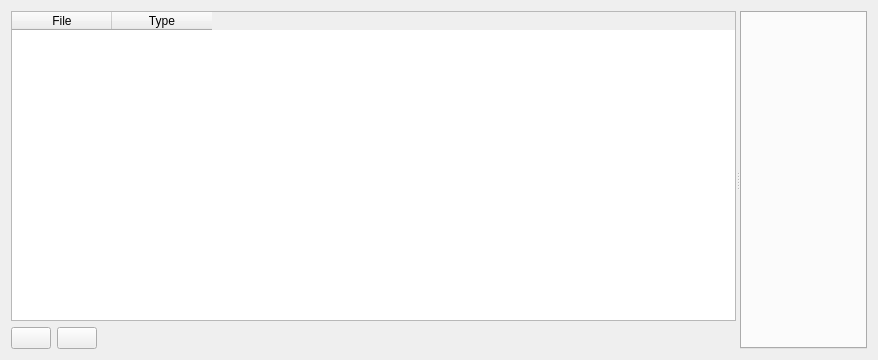
<?xml version="1.0" encoding="UTF-8"?>
<ui version="4.0">
 <class>genericBinaryFileWidget</class>
 <widget class="QWidget" name="genericBinaryFileWidget">
  <property name="geometry">
   <rect>
    <x>0</x>
    <y>0</y>
    <width>878</width>
    <height>360</height>
   </rect>
  </property>
  <property name="acceptDrops">
   <bool>false</bool>
  </property>
  <property name="windowTitle">
   <string>Form</string>
  </property>
  <layout class="QGridLayout" name="gridLayout_2">
   <item row="0" column="0">
    <widget class="QSplitter" name="splitter">
     <property name="orientation">
      <enum>Qt::Horizontal</enum>
     </property>
     <widget class="QWidget" name="widget" native="true">
      <layout class="QGridLayout" name="gridLayout">
       <item row="1" column="0">
        <widget class="QPushButton" name="openFileQpb">
         <property name="text">
          <string/>
         </property>
         <property name="icon">
          <iconset resource="../SocExplorerCommon.qrc">
           <normaloff>:/images/add.svg</normaloff>:/images/add.svg</iconset>
         </property>
         <property name="iconSize">
          <size>
           <width>32</width>
           <height>32</height>
          </size>
         </property>
        </widget>
       </item>
       <item row="1" column="1">
        <widget class="QPushButton" name="removeFileQpb">
         <property name="text">
          <string/>
         </property>
         <property name="icon">
          <iconset resource="../SocExplorerCommon.qrc">
           <normaloff>:/images/trash.svg</normaloff>:/images/trash.svg</iconset>
         </property>
         <property name="iconSize">
          <size>
           <width>32</width>
           <height>32</height>
          </size>
         </property>
        </widget>
       </item>
       <item row="1" column="2">
        <spacer name="horizontalSpacer">
         <property name="orientation">
          <enum>Qt::Horizontal</enum>
         </property>
         <property name="sizeHint" stdset="0">
          <size>
           <width>40</width>
           <height>20</height>
          </size>
         </property>
        </spacer>
       </item>
       <item row="0" column="0" colspan="3">
        <widget class="QTableWidget" name="tableWidget">
         <column>
          <property name="text">
           <string>File</string>
          </property>
         </column>
         <column>
          <property name="text">
           <string>Type</string>
          </property>
         </column>
        </widget>
       </item>
      </layout>
     </widget>
     <widget class="QTabWidget" name="fileViewerTab">
      <property name="currentIndex">
       <number>-1</number>
      </property>
     </widget>
    </widget>
   </item>
  </layout>
 </widget>
 <resources>
  <include location="../SocExplorerCommon.qrc"/>
 </resources>
 <connections/>
</ui>
